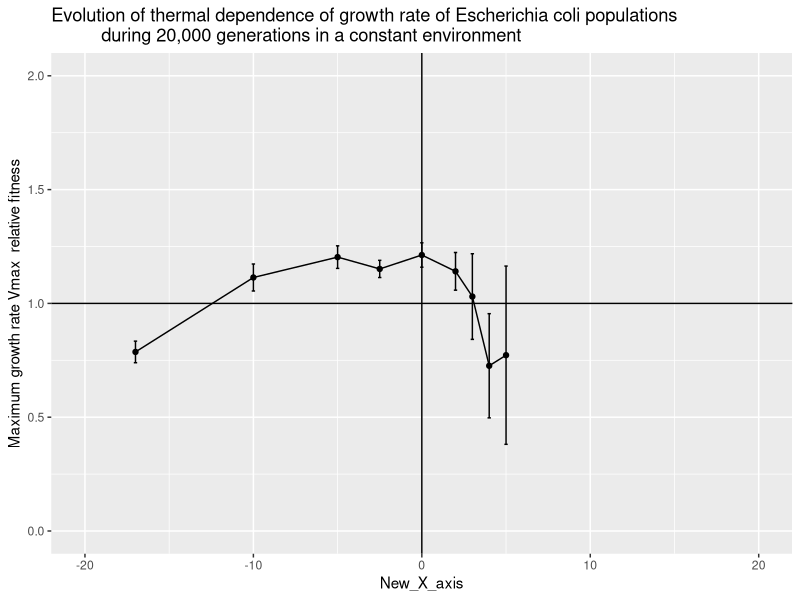

Recreate this plot in R. (Note: this script raises an error after producing the figure.)
library(ggplot2)
library(reshape)
library(dplyr)
library(ggpubr)


df<-read.table(file="../../1_data/1_data_multipoint_assay/Cooper_et_al_2001.txt" ,header= TRUE,sep = " ")
m<-1.96
t<-1
calc_SE<- function(x) x/m
df$standard_error<-(calc_SE(df$Confidence_interval))
#Calculating squares of mean and standard errors

df$Error_squared= df$standard_error*df$standard_error

df$Mean_squared=df$Mean_sex_not_considered*df$Mean_sex_not_considered

# Adaptation of phytoplankton to a decade of experimental warming linked to increased photosynthesis	
df0 <- df%>% slice(2:19)
df0$New_X_axis=df0$Assay_temperature-37


Selection_line <- df0 %>%
  filter(Control_or_selection_line== "degrees for 2000 generations")

Control_line <- df0 %>%
  filter(Control_or_selection_line== "Ancestor")


df0 <- left_join(Selection_line,Control_line, by = "New_X_axis", suffix = c(".s", ".c")) %>%
  mutate(Relative_mean = Mean_sex_not_considered.s/Mean_sex_not_considered.c)%>%
  mutate(Combined_Standard_error=Relative_mean*sqrt((Error_squared.s/Mean_squared.s)+(Error_squared.c/Mean_squared.c)))%>%
  mutate(Absolute_combined_error=abs(Combined_Standard_error))%>%
  mutate(Combined_CI = Absolute_combined_error*1.96)
# mutate(Total_error= Error.s + Error.c)


a<- ggplot(df0, aes(x=New_X_axis, y=Relative_mean,fill= )) +
  geom_line() +geom_point()+
  ggtitle("Evolution of thermal dependence of growth rate of Escherichia coli populations 
          during 20,000 generations in a constant environment") +
  ylab("Maximum growth rate Vmax  relative fitness") +
  ylim(0,2)+geom_hline(yintercept=1)+geom_vline(xintercept=0)+xlim(-20, 20)+
  geom_errorbar(aes(ymin=Relative_mean-Combined_CI, ymax=Relative_mean+Combined_CI), width=.2)
#              position=position_dodge(.9) +geom_point()

print(a)



Sel_temp<-df0$Selection_temperature_s
New_X_axis<-df0$New_X_axis
Rel_fitness<-df0$Relative_mean
CI<-df0$Confidence_interval_s
Replicate<-df0$Replicate_s
Paper_id<-replicate(9,"Cooper")

Data_frame_Cooper<-cbind(Paper_id,Sel_temp,New_X_axis,Rel_fitness,CI,Replicate)
write.table(Data_frame_Cooper,file = "../../1_data/1_data_multipoint_assay/Combined_graph_dataframes/Data_frame_Cooper.txt",sep = " ")
